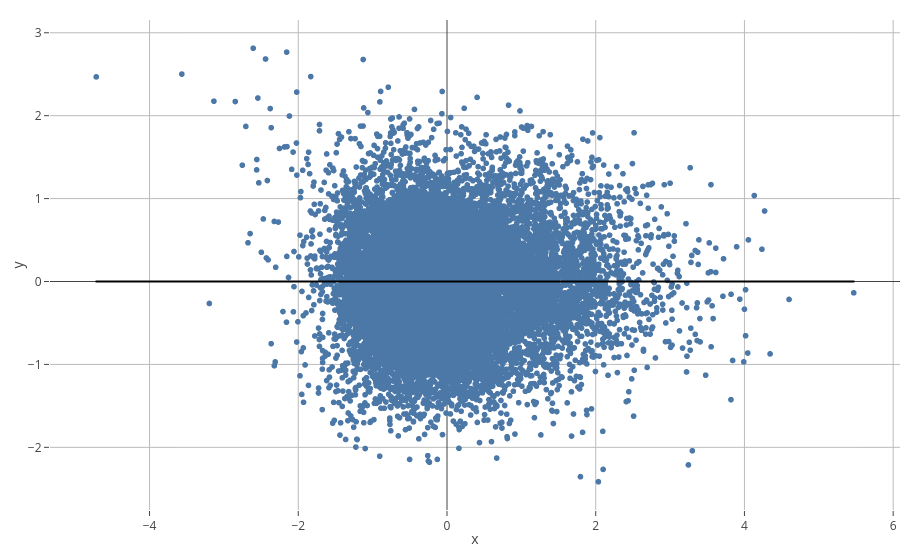

The cell this chart's notebook holds for it:
### Code cell
px.scatter(data_frame=kc_z, x=m_stadardised.fit().fittedvalues, y=m_stadardised.fit().resid, trendline='ols',trendline_color_override='black')

### Figure 1 — Plotly figure (JSON) as saved in the notebook; plotly's stock layout.template omitted (floating-point values rounded to 4 significant figures; data arrays with more than 128 entries replaced by an {"elided": "..."} marker saying what was removed)
{"data": [{"hovertemplate": "x=%{x}<br>y=%{y}<extra></extra>", "legendgroup": "", "marker": {"color": "#4C78A8", "symbol": "circle"}, "mode": "markers", "name": "", "showlegend": false, "type": "scattergl", "x": {"elided": "21613 float values"}, "xaxis": "x", "y": {"elided": "21613 float values"}, "yaxis": "y"}, {"hovertemplate": "<b>OLS trendline</b><br>y = -9.59351e-17 * x + 8.44634e-16<br>R<sup>2</sup>=0.000000<br><br>x=%{x}<br>y=%{y} <b>(trend)</b><extra></extra>", "legendgroup": "", "line": {"color": "black"}, "marker": {"color": "#4C78A8", "symbol": "circle"}, "mode": "lines", "name": "", "showlegend": false, "type": "scattergl", "x": {"elided": "21613 float values"}, "xaxis": "x", "y": {"elided": "21613 float values"}, "yaxis": "y"}], "layout": {"legend": {"tracegroupgap": 0}, "xaxis": {"anchor": "y", "domain": [0, 1], "title": {"text": "x"}}, "yaxis": {"anchor": "x", "domain": [0, 1], "title": {"text": "y"}}}}
